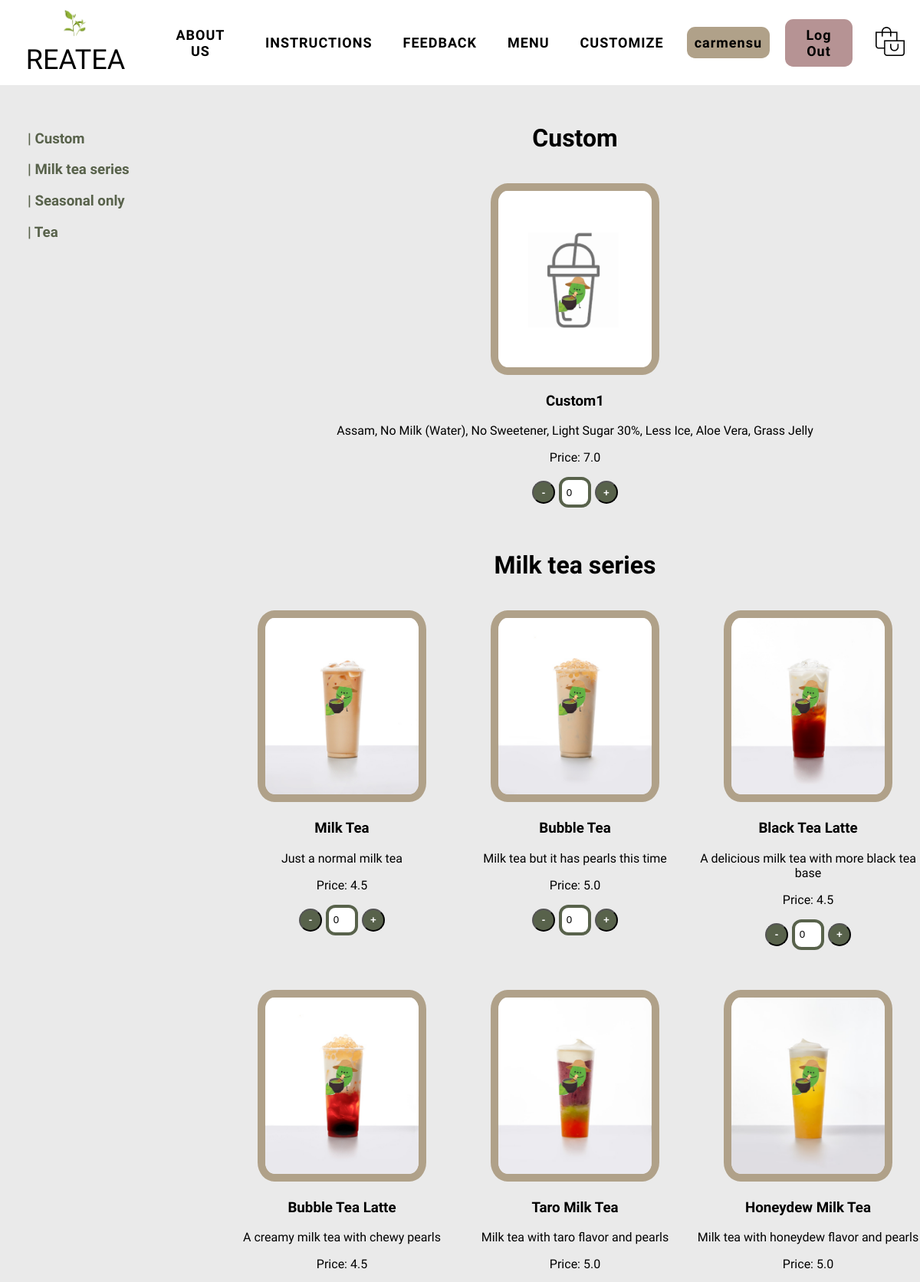
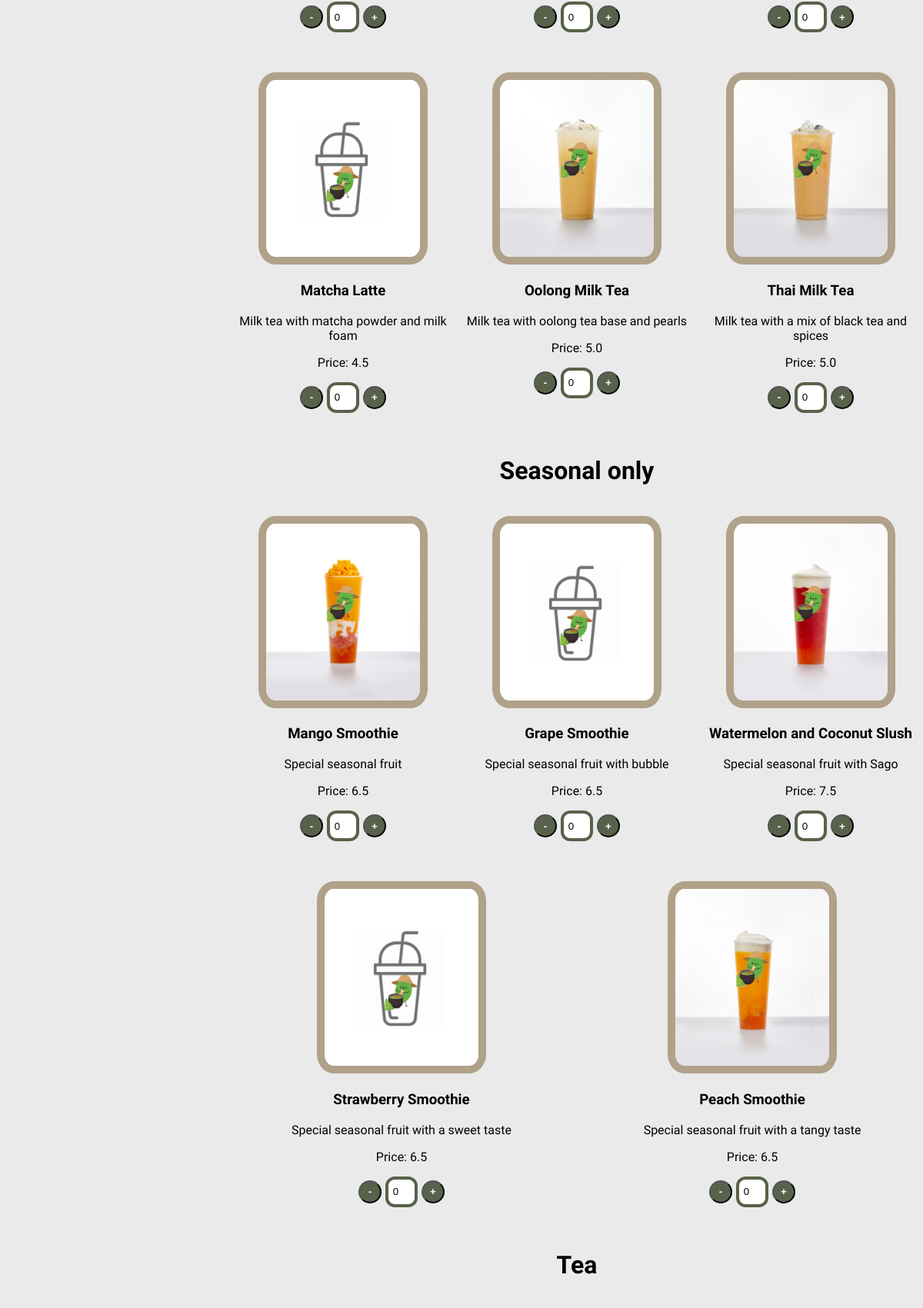
Screenshot of /menu (signed in, upper part) with the database file from the repository (2 pictures, top to bottom).
### models.py (models this page shows, shortened)
class User(db.Model, UserMixin):
    id = db.Column(db.Integer, primary_key=True)
    username = db.Column(db.String, nullable=False, unique=True)
    password = db.Column(db.String, nullable=False)

class Product(db.Model):
    id = db.Column(db.Integer, primary_key=True)
    name = db.Column(db.String(80), unique=True, nullable=False)
    price = db.Column(db.Float, nullable=False)
    category = db.Column(db.String(80), nullable=False)
    description = db.Column(db.Text)
    quantity = db.Column(db.Integer, nullable=False)
    ingredients = db.relationship(
        "Ingredient",
        secondary="product_ingredient",
        lazy="subquery",
        backref=db.backref("products", lazy=True),
    )

### app.py (the view)
@app.route("/menu")
def menu():
    products = Product.query.all()
    categories = sorted(list(set([product.category for product in products])))
    product_dict = {}
    for category in categories:
        product_dict[category] = [
            product for product in products if product.category == category
        ]
    return render_template("menu.html", products=product_dict, categories=categories)

### app.py (called while the page is built)
@login_manager.user_loader
def load_user(user_id):
    return db.session.query(User).get(int(user_id))

### templates/menu.html (shortened to what this page needs)
{% extends "base.html" %} {% block title %}Menu{% endblock %} {% block content
%}
<main>
  <div class="menucustomPage">
    <section class="menucustomNavBar">
      {% for category in categories %}
      <h3><a href="#{{ category }}">| {{ category|capitalize }}</a></h3>
      {% endfor %}
    </section>
    <section class="menuItem">
      {% for category in categories %}
      <h2 id="{{ category }}">{{ category|capitalize }}</h2>
      <ul class="itemType">
        {% for product in products[category] %}
        <li>
          <img
            src="{{ url_for('static', filename='image/menuPage/' + product.name + '.png') }}"
            alt="{{ product.name }} images"
            width="200"
            height="230"
            onerror="this.onerror=null;this.src='{{ url_for('static', filename='image/menuPage/placeholder.png') }}';"
          />
          <h3>{{ product.name }}</h3>
          <p>{{ product.description }}</p>
          <p>Price: {{ product.price }}</p>
          <div class="quantity">
            <button
              class="removeButton"
              type="button"
              onclick="subtractOne(this)"
            >
              -
            </button>
            <input class="count" type="number" value="0" readonly />
            <button class="addButton" type="button" onclick="addOne(this)">
              +
            </button>
          </div>
        </li>
        {% endfor %}
      </ul>
      {% endfor %}
    </section>
  </div>
</main>
{% endblock %}

### templates/base.html (shortened to what this page needs)
<!DOCTYPE html>
<html lang="en">
  <head>
    <link
      href="{{ url_for('static', filename='css/stylesheet.css') }}"
      rel="stylesheet"
    />
  </head>
  <body>
    <header>
      <div class="topMainNavBar">
        <div class="logoButton">
          <a href="home" title="home" class="ourName">
            <img
              class="logo"
              src="{{ url_for('static', filename='image/homePage/logo.jpg') }}"
              alt="logo"
            /> REATEA </a>
        </div>
          <div class="navList">
            <a href="about" title="about"> ABOUT US </a>
            <a href="instructions"> INSTRUCTIONS </a>
            <a href="feedback"> FEEDBACK </a>
            <a href="menu"> MENU </a></li>
            <a href="customize"> CUSTOMIZE </a>
          </div>
          <div class="acctCartButton">
          {% if current_user.is_authenticated %}
          <a class="accountButton1" href="dashboard">{{ current_user.username }}</a>
          <a class="accountButton2" href="logout">Log Out</a>
          {% else %}
          <a class="accountButton1" href="dashboard">Log In</a>
          <a class="accountButton2" href="signup">Sign Up</a>
          {% endif %}
          <a  class="cartIcon" href="cart">
            <img
              src="{{ url_for('static', filename='image/cartPage/shopping.png') }}"
              alt="cart image"
              width="38"
              height="38"
            />
          </a>
        </div>
    </div>
      </header>
    {% block content %} {% endblock %}
  </body>
</html>

### static/css/stylesheet.css (style rules this page uses)
body { background-color: #EAEAEA; font-family: "Glegoo", serif; min-height: 100vh; display: flex; flex-direction: column; margin: 0px; }
header { display: flex; flex-direction: column; width: 100%; }
h2 { color: black; }
h3 { color: black; }
.topMainNavBar { display: inline-flex; background: #ffffff; width: 100%; align-items: center; justify-content: space-between; }
.ourName { font-family: "Glegoo", serif; font-size: 3vw; text-align: center; }
.logo { align-items: center; max-width: 3vw; }
.navList, .accountButton, .ourName { text-align: center; overflow: hidden; }
.navList { display: flex; list-style-type: none; justify-content: space-evenly; align-items: center; }
.navList a { border-radius: 0.6em; padding: 10px 10px; margin: 5px 10px; color: black; font-size: 18px; font-weight: bold; letter-spacing: 1px; text-align: center; }
.logoButton { display: flex; justify-self: center; margin: 1%; }
.logoButton > a { color: black; }
.acctCartButton { display: flex; justify-self: right; justify-content: space-evenly; align-items: center; }
.acctCartButton a { border-radius: 0.6em; padding: 10px 10px; margin: 5px 10px; color: black; font-size: 18px; font-weight: bold; letter-spacing: 1px; text-align: center; }
.accountButton1, .accountButton2, .logoutButton { background-color: #B0A189; }
.accountButton2 { background-color: #b69394; border-radius: 0px; }
header a { text-decoration: none; }
.menucustomPage { display: grid; grid-template-columns: 2fr 6fr; grid-template-rows: 50px 1fr; }
.menucustomNavBar { grid-column: 1/2; grid-row: 1/3; position: fixed; margin-left: 3vw; margin-top: 5vh; }
.menucustomNavBar h3 a { text-decoration: none; color: #58624b; }
.menucustomItem, .menuItem { display: grid; grid-template-columns: 1fr; grid-column: 2/3; grid-row: 2/3; }
.menucustomItem h2, .menuItem h2 { margin: 0px; text-align: center; padding-bottom: 3vh; font-size: 2em; }
.itemType { display: flex; list-style-type: none; text-align: center; padding: 0px; flex-wrap: wrap; gap: 1vw; }
.itemType li { flex: 1 0 calc(20% - 10px); margin-bottom: 5vh; }
.itemType img { border-radius: 10%; border: 10px solid #B0A189; }
.quantity { display: flex; align-items: center; justify-content: center; margin-top: 10px; margin-bottom: 0px; }
.removeButton, .addButton { display: inline-block; width: 30px; height: 30px; background-color: #58624b; color: white; border-radius: 50%; font-weight: bold; cursor: pointer; }
.count { width: 30px; height: 30px; text-align: center; border: 4px solid #58624b; border-radius: 30%; margin: 0 5px; font-family: "Josefin Sans", sans-serif; }

### rows the page displays
User: username "carmensu"
Product: category "Custom", name "Custom1", description "Assam, No Milk (Water), No Sweetener, Light Sugar 30%, Less Ice, Aloe Vera, Grass Jelly", price "7.0"
Product: category "Milk tea series", name (picture), name "Milk Tea", description "Just a normal milk tea", price "4.5"
Product: category "Seasonal only", name (picture), name "Mango Smoothie", description "Special seasonal fruit", price "6.5"
Product: category "Tea"
Product: name (picture), name "Bubble Tea", description "Milk tea but it has pearls this time", price "5.0"
Product: name (picture), name "Black Tea Latte", description "A delicious milk tea with more black tea base", price "4.5"
Product: name (picture), name "Bubble Tea Latte", description "A creamy milk tea with chewy pearls", price "4.5"
Product: name (picture), name "Taro Milk Tea", description "Milk tea with taro flavor and pearls", price "5.0"
Product: name (picture), name "Honeydew Milk Tea", description "Milk tea with honeydew flavor and pearls", price "5.0"
Product: name "Matcha Latte", description "Milk tea with matcha powder and milk foam", price "4.5"
Product: name (picture), name "Oolong Milk Tea", description "Milk tea with oolong tea base and pearls", price "5.0"
Product: name (picture), name "Thai Milk Tea", description "Milk tea with a mix of black tea and spices", price "5.0"
Product: name "Grape Smoothie", description "Special seasonal fruit with bubble", price "6.5"
Product: name (picture), name "Watermelon and Coconut Slush", description "Special seasonal fruit with Sago", price "7.5"
Product: name "Strawberry Smoothie", description "Special seasonal fruit with a sweet taste", price "6.5"
Product: name (picture), name "Peach Smoothie", description "Special seasonal fruit with a tangy taste", price "6.5"
